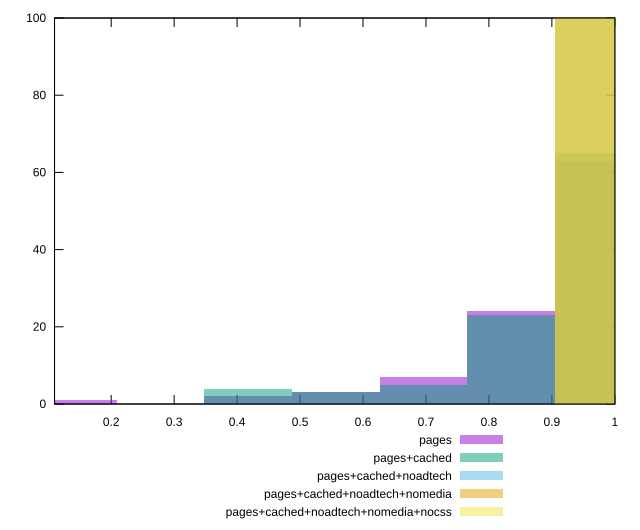

gnuplot code for this plot:
reset

$pages <<EOF
0.4177834110356803 2
0.5570445480475738 3
0.13926113701189344 1
0.974827959083254 63
0.8355668220713606 24
0.6963056850594672 7
EOF

$pagesCached <<EOF
0.4177834110356803 4
0.8355668220713606 23
0.974827959083254 65
0.6963056850594672 5
0.5570445480475738 3
EOF

$pagesCachedNoadtech <<EOF
0.974827959083254 100
EOF

$pagesCachedNoadtechNomedia <<EOF
0.974827959083254 100
EOF

$pagesCachedNoadtechNomediaNocss <<EOF
0.974827959083254 100
EOF

set key outside below
set boxwidth 0.13926113701189344
set xrange [0.11:1]
set yrange [0:100]
set trange [0:100]
set style fill transparent solid 0.5 noborder
set terminal svg size 640, 530 enhanced background rgb 'white'
set output "report_00019_2021-02-10T18-14-37.922Z//total-blocking-time/comparison/histogram/all_score.svg"

plot $pages title "pages" with boxes, \
     $pagesCached title "pages+cached" with boxes, \
     $pagesCachedNoadtech title "pages+cached+noadtech" with boxes, \
     $pagesCachedNoadtechNomedia title "pages+cached+noadtech+nomedia" with boxes, \
     $pagesCachedNoadtechNomediaNocss title "pages+cached+noadtech+nomedia+nocss" with boxes

reset
